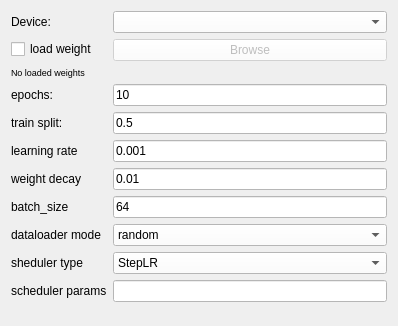
                   <widget class="QWidget" name="scrollAreaWidgetContents">
                    <property name="geometry">
                     <rect>
                      <x>0</x>
                      <y>0</y>
                      <width>398</width>
                      <height>326</height>
                     </rect>
                    </property>
                    <layout class="QFormLayout" name="formLayout_2">
                     <item row="0" column="0">
                      <widget class="QLabel" name="label_3">
                       <property name="font">
                        <font>
                         <pointsize>9</pointsize>
                        </font>
                       </property>
                       <property name="text">
                        <string>Device:</string>
                       </property>
                      </widget>
                     </item>
                     <item row="0" column="1">
                      <widget class="QComboBox" name="device_box2">
                       <property name="styleSheet">
                        <string notr="true">background-color: rgb(255, 255, 255);</string>
                       </property>
                      </widget>
                     </item>
                     <item row="1" column="0">
                      <widget class="QCheckBox" name="need_load_weight_checkBox">
                       <property name="text">
                        <string>load weight</string>
                       </property>
                      </widget>
                     </item>
                     <item row="1" column="1">
                      <widget class="QPushButton" name="browse_weight_for_train_btn">
                       <property name="enabled">
                        <bool>false</bool>
                       </property>
                       <property name="styleSheet">
                        <string notr="true">background-color: rgb(255, 255, 255);</string>
                       </property>
                       <property name="text">
                        <string>Browse</string>
                       </property>
                      </widget>
                     </item>
                     <item row="2" column="0">
                      <widget class="QLabel" name="current_loaded_weight_for_train">
                       <property name="font">
                        <font>
                         <pointsize>7</pointsize>
                        </font>
                       </property>
                       <property name="text">
                        <string>No loaded weights</string>
                       </property>
                      </widget>
                     </item>
                     <item row="3" column="0">
                      <widget class="QLabel" name="label_4">
                       <property name="font">
                        <font>
                         <pointsize>9</pointsize>
                        </font>
                       </property>
                       <property name="text">
                        <string>epochs:</string>
                       </property>
                      </widget>
                     </item>
                     <item row="3" column="1">
                      <widget class="QLineEdit" name="epochs_edit">
                       <property name="styleSheet">
                        <string notr="true">background-color: rgb(255, 255, 255);</string>
                       </property>
                       <property name="text">
                        <string>10</string>
                       </property>
                      </widget>
                     </item>
                     <item row="4" column="0">
                      <widget class="QLabel" name="label_32">
                       <property name="font">
                        <font>
                         <pointsize>9</pointsize>
                        </font>
                       </property>
                       <property name="text">
                        <string>train split:</string>
                       </property>
                      </widget>
                     </item>
                     <item row="4" column="1">
                      <widget class="QLineEdit" name="train_split_edit">
                       <property name="styleSheet">
                        <string notr="true">background-color: rgb(255, 255, 255);</string>
                       </property>
                       <property name="text">
                        <string>0.5</string>
                       </property>
                      </widget>
                     </item>
                     <item row="5" column="0">
                      <widget class="QLabel" name="label_5">
                       <property name="text">
                        <string>learning rate</string>
                       </property>
                      </widget>
                     </item>
                     <item row="5" column="1">
                      <widget class="QLineEdit" name="lr_edit">
                       <property name="styleSheet">
                        <string notr="true">background-color: rgb(255, 255, 255);</string>
                       </property>
                       <property name="text">
                        <string>0.001</string>
                       </property>
                      </widget>
                     </item>
                     <item row="6" column="0">
                      <widget class="QLabel" name="label_6">
                       <property name="text">
                        <string>weight decay</string>
                       </property>
                      </widget>
                     </item>
                     <item row="6" column="1">
                      <widget class="QLineEdit" name="weight_decay_edit">
                       <property name="styleSheet">
                        <string notr="true">background-color: rgb(255, 255, 255);</string>
                       </property>
                       <property name="text">
                        <string>0.01</string>
                       </property>
                      </widget>
                     </item>
                     <item row="7" column="0">
                      <widget class="QLabel" name="label_2">
                       <property name="text">
                        <string>batch_size</string>
                       </property>
                      </widget>
                     </item>
                     <item row="7" column="1">
                      <widget class="QLineEdit" name="batch_size_edit">
                       <property name="styleSheet">
                        <string notr="true">background-color: rgb(255, 255, 255);</string>
                       </property>
                       <property name="text">
                        <string>64</string>
                       </property>
                      </widget>
                     </item>
                     <item row="8" column="0">
                      <widget class="QLabel" name="label_7">
                       <property name="text">
                        <string>dataloader mode</string>
                       </property>
                      </widget>
                     </item>
                     <item row="8" column="1">
                      <widget class="QComboBox" name="dataloader_mode_edit">
                       <property name="styleSheet">
                        <string notr="true">background-color: rgb(255, 255, 255);</string>
                       </property>
                       <item>
                        <property name="text">
                         <string>random</string>
                        </property>
                       </item>
                       <item>
                        <property name="text">
                         <string>fixed</string>
                        </property>
                       </item>
                       <item>
                        <property name="text">
                         <string>disjoint</string>
                        </property>
                       </item>
                      </widget>
                     </item>
                     <item row="9" column="0">
                      <widget class="QLabel" name="label_10">
                       <property name="text">
                        <string>sheduler type</string>
                       </property>
                      </widget>
                     </item>
                     <item row="9" column="1">
                      <widget class="QComboBox" name="scheduler_type_edit">
                       <property name="styleSheet">
                        <string notr="true">background-color: rgb(255, 255, 255);</string>
                       </property>
                       <item>
                        <property name="text">
                         <string>StepLR</string>
                        </property>
                       </item>
                       <item>
                        <property name="text">
                         <string>CosineAnnealingLR</string>
                        </property>
                       </item>
                       <item>
                        <property name="text">
                         <string>ReduceLROnPlateau</string>
                        </property>
                       </item>
                       <item>
                        <property name="text">
                         <string>None</string>
                        </property>
                       </item>
                      </widget>
                     </item>
                     <item row="10" column="1">
                      <widget class="QLineEdit" name="scheduler_params_edit">
                       <property name="styleSheet">
                        <string notr="true">background-color: rgb(255, 255, 255);</string>
                       </property>
                      </widget>
                     </item>
                     <item row="10" column="0">
                      <widget class="QLabel" name="label_9">
                       <property name="text">
                        <string>scheduler params</string>
                       </property>
                      </widget>
                     </item>
                    </layout>
                   </widget>
